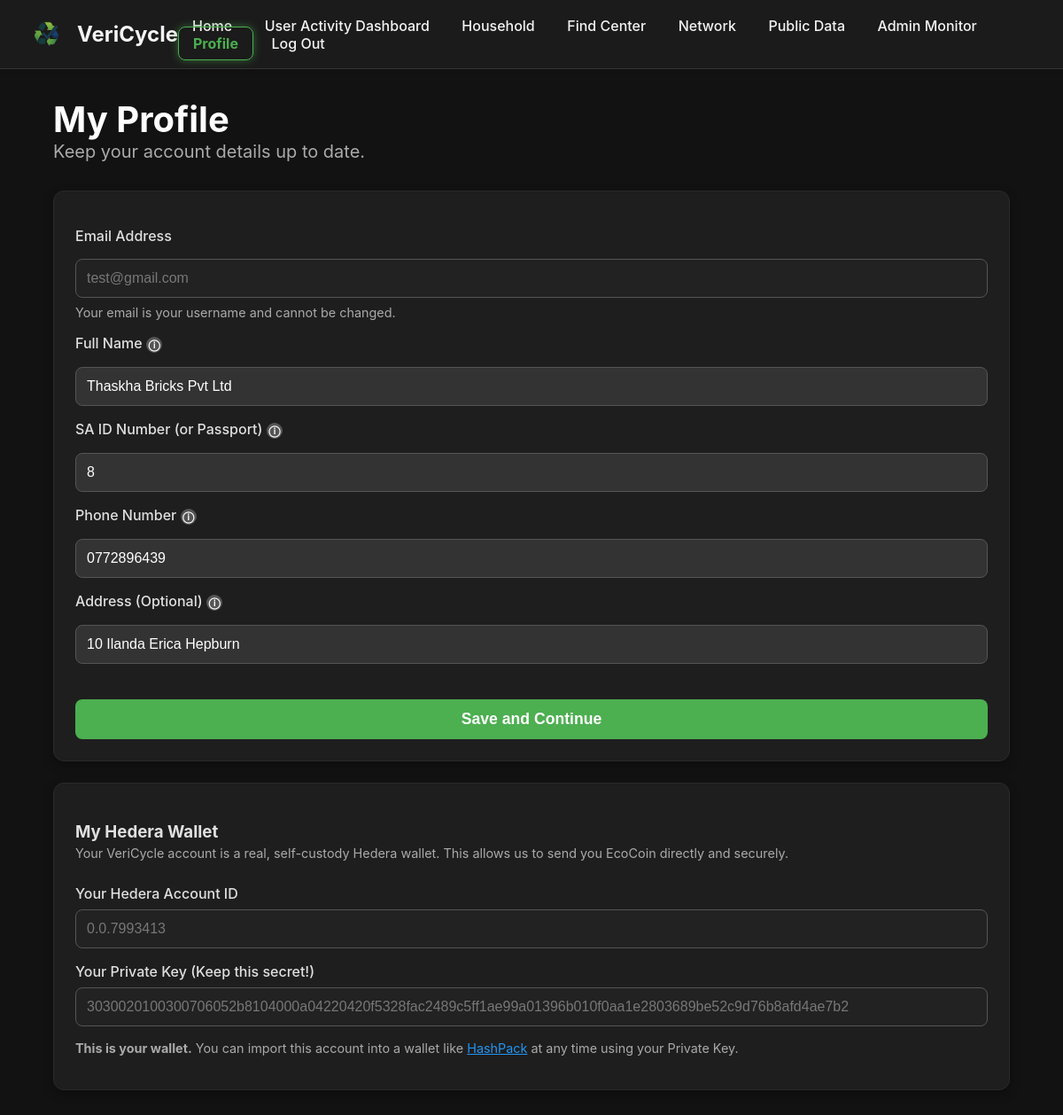
The app's page /profile (signed in), older data.
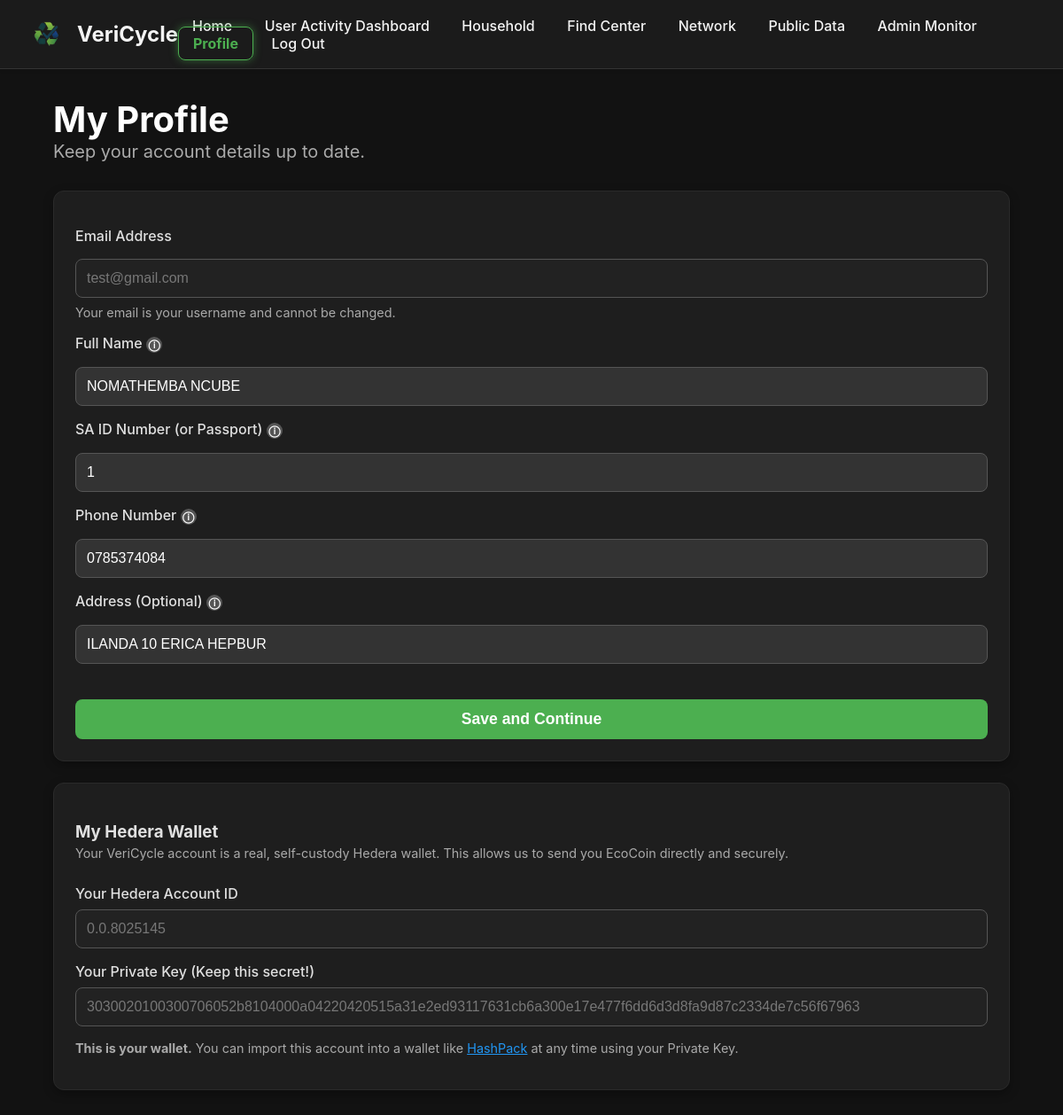
The same page, newer data.
### models.py (models this page shows)
class User(db.Model, UserMixin):
    id = db.Column(db.Integer, primary_key=True)
    email = db.Column(db.String(120), unique=True, nullable=False)
    password_hash = db.Column(db.String(60), nullable=False)
    hedera_account_id = db.Column(db.String(100), nullable=True)
    hedera_private_key = db.Column(db.String(255), nullable=True)
    full_name = db.Column(db.String(100), nullable=True)
    phone_number = db.Column(db.String(20), nullable=True)
    address = db.Column(db.String(200), nullable=True)
    id_number = db.Column(db.String(30), nullable=True)
    role = db.Column(db.String(20), nullable=False, default='collector')

### app.py (the view, shortened to what this page needs)
@app.route('/profile', methods=['GET', 'POST'])
@login_required
def profile():
    return render_template('profile.html', active_page='profile')

### app.py (called while the page is built)
@login_manager.user_loader
def load_user(user_id):
    try:
        return db.session.get(User, int(user_id))
    except OperationalError:
        return None

### templates/profile.html (shortened to what this page needs)
<!DOCTYPE html>
<html lang="en">
<head>
    <link rel="stylesheet" href="{{ url_for('static', filename='style.css') }}">
</head>
<body class="dark-theme">
    {% include '_navbar.html' %}
    <main class="container app-dashboard" style="overflow:visible;">
        <div class="dashboard-header">
            <h2>My Profile</h2>
            <p>Keep your account details up to date.</p>
        </div>
        <div class="card">
            <form action="{{ url_for('profile') }}" method="POST" class="verify-form">
                <div class="form-group">
                    <label for="email">Email Address</label>
                    <input type="email" id="email" name="email" value="{{ current_user.email }}" disabled>
                    <small class="form-note">Your email is your username and cannot be changed.</small>
                </div>
                <div class="form-group">
                    <label for="full_name">
                        Full Name
                        <span class="tooltip" data-tooltip="This must match the name on your ID for verification.">ⓘ</span>
                    </label>
                    <input type="text" id="full_name" name="full_name" value="{{ current_user.full_name or '' }}" placeholder="As it appears on your ID" required>
                </div>
                <div class="form-group">
                    <label for="id_number">
                        SA ID Number (or Passport)
                        <span class="tooltip" data-tooltip="Required for identity verification and to generate official income reports.">ⓘ</span>
                    </label>
                    <input type="text" id="id_number" name="id_number" value="{{ current_user.id_number or '' }}" placeholder="Your 13-digit ID Number" required>
                </div>
                <div class="form-group">
                    <label for="phone_number">
                        Phone Number
                        <span class="tooltip" data-tooltip="Required to contact you about your account or rewards.">ⓘ</span>
                    </label>
                    <input type="text" id="phone_number" name="phone_number" value="{{ current_user.phone_number or '' }}" placeholder="e.g., 081 123 4567" required>
                </div>
                <div class="form-group">
                    <label for="address">
                        Address (Optional)
                        <span class="tooltip" data-tooltip="Providing an address helps us identify recycling needs in your neighborhood.">ⓘ</span>
                    </label>
                    <input type="text" id="address" name="address" value="{{ current_user.address or '' }}" placeholder="e.g., 123 Main St, Roodepoort">
                </div>
            <button type="submit" class="btn-primary-large btn-form">Save and Continue</button>
        </form>
    </div>
    <div class="card">
        <h3>My Hedera Wallet</h3>
        <p class="form-note" style="margin-top: -1rem; margin-bottom: 1.5rem; line-height: 1.5;">
            Your VeriCycle account is a real, self-custody Hedera wallet. This allows us to send you EcoCoin directly and securely.
        </p>
        <div class="form-group">
            <label>Your Hedera Account ID</label>
            <input type="text" value="{{ current_user.hedera_account_id or 'N/A (Center Account)' }}" readonly disabled>
        </div>
        <div class="form-group">
            <label>Your Private Key (Keep this secret!)</label>
            <input type="text" value="{{ current_user.hedera_private_key or 'N/A (Center Account)' }}" readonly disabled>
        </div>
        <p class="form-note">
            <strong>This is your wallet.</strong> You can import this account into a wallet like <a href="https://www.hashpack.app/" target="_blank" style="color: #2196F3;">HashPack</a> at any time using your Private Key.
        </p>
    </div>
    </main>
</body>
</html>

### templates/_navbar.html (shortened to what this page needs)
<header class="navbar">
    <div class="container">
        <a href="{{ url_for('home') }}" class="logo-link">
            <img src="{{ url_for('static', filename='logo.png') }}" alt="VeriCycle Logo" class="logo">
            <span>VeriCycle</span>
        </a>
        <nav>
            {% if current_user.is_authenticated %}
                <a href="{{ url_for('home') }}" class="nav-button {% if active_page == 'home' %}active{% endif %}">Home</a>
                {% if current_user.role == 'center' %}
                    <a href="{{ url_for('center_dashboard') }}" class="nav-button {% if active_page == 'dashboard' %}active{% endif %}">Dashboard</a>
                {% else %}
                    <a href="{{ url_for('collector_dashboard') }}" class="nav-button {% if active_page == 'dashboard' %}active{% endif %}">User Activity Dashboard</a>
                {% endif %}
                {% if current_user.role == 'collector' %}
                    <a href="{{ url_for('household_dashboard') }}" class="nav-button {% if active_page == 'household' %}active{% endif %}">Household</a>
                    <a href="{{ url_for('search') }}" class="nav-button {% if active_page == 'search' %}active{% endif %}">Find Center</a>
                    <a href="{{ url_for('network') }}" class="nav-button {% if active_page == 'network' %}active{% endif %}">Network</a>
                {% endif %}
                <a href="{{ url_for('public_data') }}" class="nav-button {% if active_page == 'public_data' %}active{% endif %}">Public Data</a>
                <a href="{{ url_for('admin_monitor') }}" class="nav-button {% if active_page == 'admin_monitor' %}active{% endif %}">Admin Monitor</a>
                <a href="{{ url_for('profile') }}" class="nav-button {% if active_page == 'profile' %}active{% endif %}">Profile</a>
                <a href="{{ url_for('logout') }}" class="nav-button">Log Out</a>
            {% endif %}
        </nav>
    </div>
</header>

Row changes from the older to the newer data that the page shows:
changed User "test@gmail.com": full_name "Thaskha Bricks Pvt Ltd" → "NOMATHEMBA NCUBE"; id_number "8" → "1"; phone_number "0772896439" → "0785374084"; address "10 Ilanda Erica Hepburn" → "ILANDA 10 ERICA HEPBUR"; hedera_account "0.0.7993413" → "0.0.8025145"; hedera_private_key "3030020100300706052b8104000a04220420f5328fac2489c5ff1ae99a01396b010f0aa1e2803689be52c9d76b8afd4ae7b2" → "3030020100300706052b8104000a04220420515a31e2ed93117631cb6a300e17e477f6dd6d3d8fa9d87c2334de7c56f67963"
